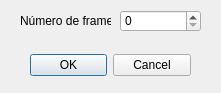
<?xml version="1.0" encoding="UTF-8"?>
<ui version="4.0">
 <class>capturardevideo</class>
 <widget class="QDialog" name="capturardevideo">
  <property name="geometry">
   <rect>
    <x>0</x>
    <y>0</y>
    <width>221</width>
    <height>93</height>
   </rect>
  </property>
  <property name="windowTitle">
   <string>Capturar desde vídeo...</string>
  </property>
  <widget class="QDialogButtonBox" name="buttonBox">
   <property name="geometry">
    <rect>
     <x>30</x>
     <y>50</y>
     <width>161</width>
     <height>31</height>
    </rect>
   </property>
   <property name="orientation">
    <enum>Qt::Horizontal</enum>
   </property>
   <property name="standardButtons">
    <set>QDialogButtonBox::Cancel|QDialogButtonBox::Ok</set>
   </property>
  </widget>
  <widget class="QSpinBox" name="spinBox">
   <property name="geometry">
    <rect>
     <x>120</x>
     <y>10</y>
     <width>81</width>
     <height>22</height>
    </rect>
   </property>
   <property name="minimum">
    <number>0</number>
   </property>
   <property name="maximum">
    <number>100000</number>
   </property>
  </widget>
  <widget class="QLabel" name="label">
   <property name="geometry">
    <rect>
     <x>20</x>
     <y>10</y>
     <width>91</width>
     <height>21</height>
    </rect>
   </property>
   <property name="text">
    <string>Número de frame:</string>
   </property>
  </widget>
 </widget>
 <resources/>
 <connections>
  <connection>
   <sender>buttonBox</sender>
   <signal>accepted()</signal>
   <receiver>capturardevideo</receiver>
   <slot>accept()</slot>
   <hints>
    <hint type="sourcelabel">
     <x>248</x>
     <y>254</y>
    </hint>
    <hint type="destinationlabel">
     <x>157</x>
     <y>274</y>
    </hint>
   </hints>
  </connection>
  <connection>
   <sender>buttonBox</sender>
   <signal>rejected()</signal>
   <receiver>capturardevideo</receiver>
   <slot>reject()</slot>
   <hints>
    <hint type="sourcelabel">
     <x>316</x>
     <y>260</y>
    </hint>
    <hint type="destinationlabel">
     <x>286</x>
     <y>274</y>
    </hint>
   </hints>
  </connection>
 </connections>
</ui>
